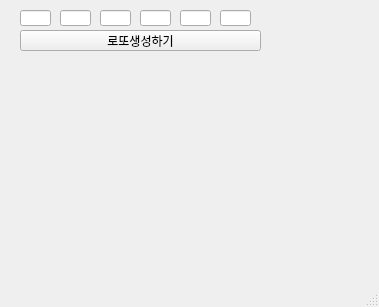
<?xml version="1.0" encoding="UTF-8"?>
<ui version="4.0">
 <class>MainWindow</class>
 <widget class="QMainWindow" name="MainWindow">
  <property name="geometry">
   <rect>
    <x>0</x>
    <y>0</y>
    <width>379</width>
    <height>307</height>
   </rect>
  </property>
  <property name="windowTitle">
   <string>MainWindow</string>
  </property>
  <widget class="QWidget" name="centralwidget">
   <widget class="QLineEdit" name="le1">
    <property name="geometry">
     <rect>
      <x>20</x>
      <y>10</y>
      <width>31</width>
      <height>16</height>
     </rect>
    </property>
   </widget>
   <widget class="QLineEdit" name="le2">
    <property name="geometry">
     <rect>
      <x>60</x>
      <y>10</y>
      <width>31</width>
      <height>16</height>
     </rect>
    </property>
   </widget>
   <widget class="QLineEdit" name="le3">
    <property name="geometry">
     <rect>
      <x>100</x>
      <y>10</y>
      <width>31</width>
      <height>16</height>
     </rect>
    </property>
   </widget>
   <widget class="QLineEdit" name="le5">
    <property name="geometry">
     <rect>
      <x>180</x>
      <y>10</y>
      <width>31</width>
      <height>16</height>
     </rect>
    </property>
   </widget>
   <widget class="QLineEdit" name="le4">
    <property name="geometry">
     <rect>
      <x>140</x>
      <y>10</y>
      <width>31</width>
      <height>16</height>
     </rect>
    </property>
   </widget>
   <widget class="QLineEdit" name="le6">
    <property name="geometry">
     <rect>
      <x>220</x>
      <y>10</y>
      <width>31</width>
      <height>16</height>
     </rect>
    </property>
   </widget>
   <widget class="QPushButton" name="pb">
    <property name="geometry">
     <rect>
      <x>20</x>
      <y>30</y>
      <width>241</width>
      <height>21</height>
     </rect>
    </property>
    <property name="text">
     <string>로또생성하기</string>
    </property>
   </widget>
  </widget>
  <widget class="QMenuBar" name="menubar">
   <property name="geometry">
    <rect>
     <x>0</x>
     <y>0</y>
     <width>379</width>
     <height>21</height>
    </rect>
   </property>
  </widget>
  <widget class="QStatusBar" name="statusbar"/>
 </widget>
 <resources/>
 <connections/>
</ui>
